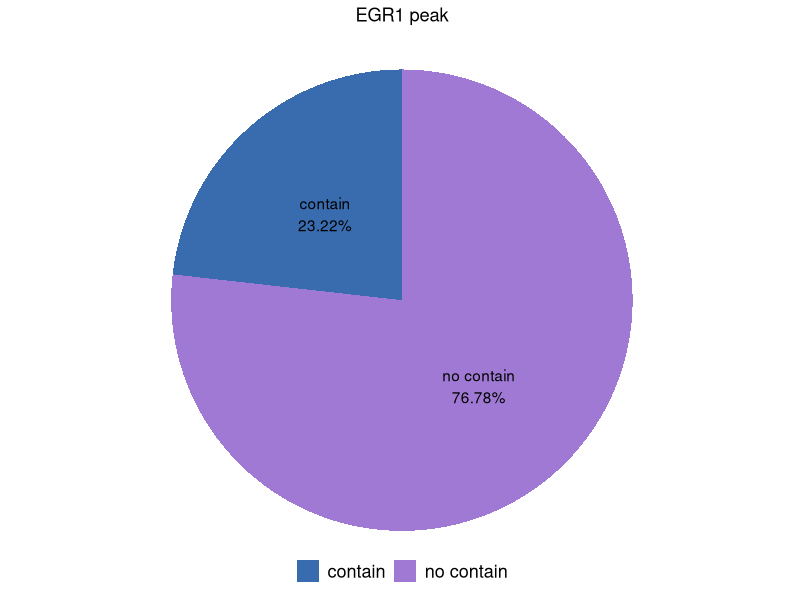

This chart was generated by the following R code:
setwd(dir = "/mnt/disk1/6/lxk/private/ChIP-seq/public/K562/EGR1/")

library(ggplot2)

# 准备数据框
df <- data.frame(
  group = c("contain", "no contain"),
  value = c(19602, 64832)
)


# 计算百分比用于标签
df$fraction <- df$value / sum(df$value)
df$percent <- round(df$fraction * 100, 2)
df$label <- paste0(df$group, "\n", df$percent, "%")

png("peak.png", units = "in", width = 2.5, height = 2.5, res = 300, bg = "white")
# pdf("EGR1-EGR1_contact_distance_R2.pdf", width = 4, height = 2.5, bg = "transparent")

# 绘制饼图
ggplot(df, aes(x = "", y = value, fill = group)) +
  geom_bar(width = 1, stat = "identity") +  # 绘制堆叠条形图
  coord_polar("y", start = 0) +             # 将直角坐标系转换为极坐标系
  geom_text(aes(label = label), 
            position = position_stack(vjust = 0.5)) +  # 调整标签位置
  scale_fill_manual(
    values = c("contain"="#386CAF",
               # "no contain"="#7FC87F"
               "no contain"="#9f79d3"
               # "no contain"=rgb(1,0.6,0.2)
    ),
    # limits = c("CTCF1_CTCF2", "CTCF2_EGR1", "CTCF1_EGR1"),
    # labels = c("CTCF1-CTCF2", "CTCF2-EGR1", "CTCF1-EGR1"),
  ) +
  guides(fill = guide_legend(
    title = NULL,
    # label.hjust = 0,
    # keywidth = unit(0.4,"cm"),
    # keyheight = unit(0.4, "cm"),
    ncol = 2,
    label.theme = element_text(size = 13),
  )) +
  labs(title = "EGR1 peak") + 
  xlab(NULL) +
  ylab(NULL) +
  theme(axis.title = element_blank(),
        axis.text = element_blank(),
        axis.ticks = element_blank(),
        axis.line = element_blank(),
  
        # axis.text = element_text(color = "black", size = 15), 
        # face = "bold",
        # axis.title = element_text(color = "black", size = 15),
        # axis.text.x = element_text(angle = 90, hjust = 1, vjust = 0.5),
        panel.border = element_blank(), 
        panel.grid = element_blank(),
        panel.background = element_blank(), 
        legend.position = c(0.5,0.03),
        # legend.key.width = unit(0.2, "cm"),
        # legend.key.height = unit(0.2, "cm"),
        # legend.key.size = unit(0.3, "cm"),
        legend.text = element_text(color = "black",size = 15),
        legend.title = element_text(color = "black",size = 15),
        rect = element_rect(fill = NA, size=0, color = NA),
        plot.background = element_rect(fill = NA, size=0, color = NA),
        legend.background = element_rect(fill = NA, size=0, color = NA),
        legend.key = element_rect(fill = NA, size=0, color = NA),
        plot.title = element_text(
          hjust = 0.5,          # 水平对齐：0=左, 0.5=中, 1=右
          # vjust = 0.5,          # 垂直对齐
          # size = 14,            # 字体大小
          # face = "bold",        # 字体样式：bold, italic, plain
          # color = "darkblue",   # 字体颜色
          margin = margin(t = 0, b = -10)  # 上下边距
        )
  )

dev.off()
